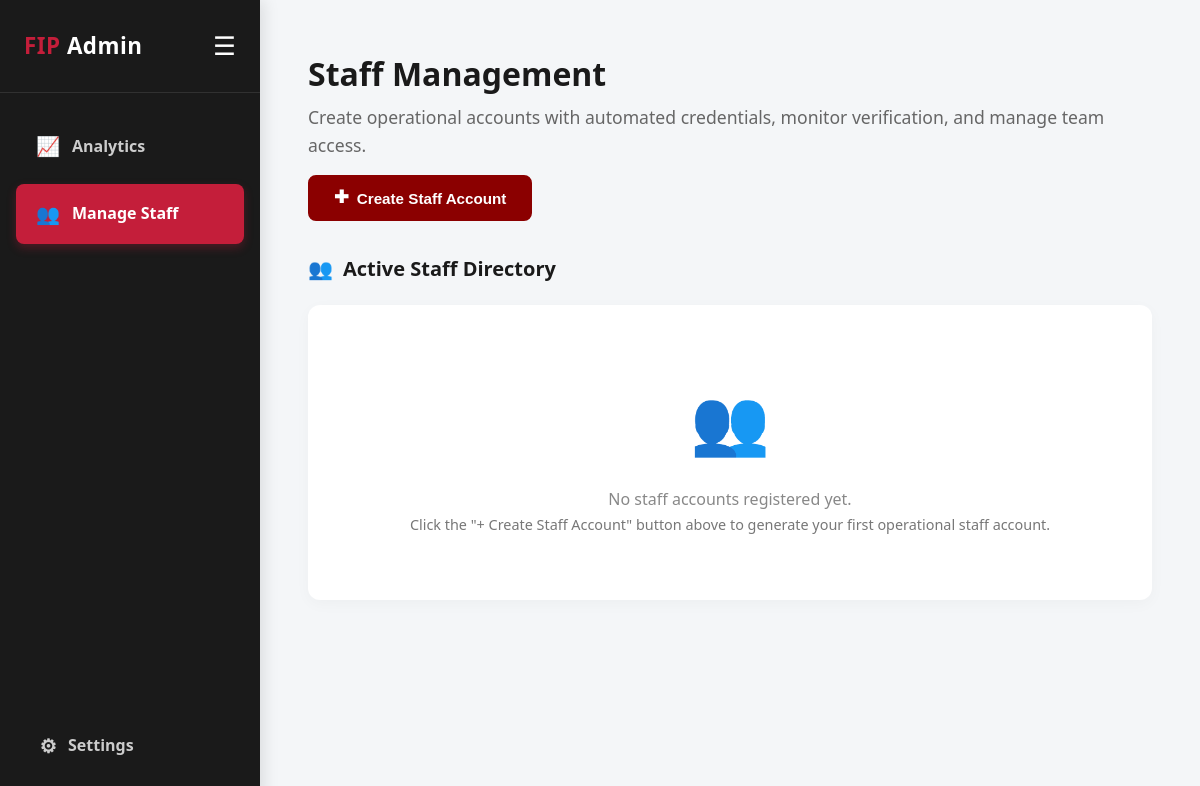
The app's page /manage-staff (signed in), older data.
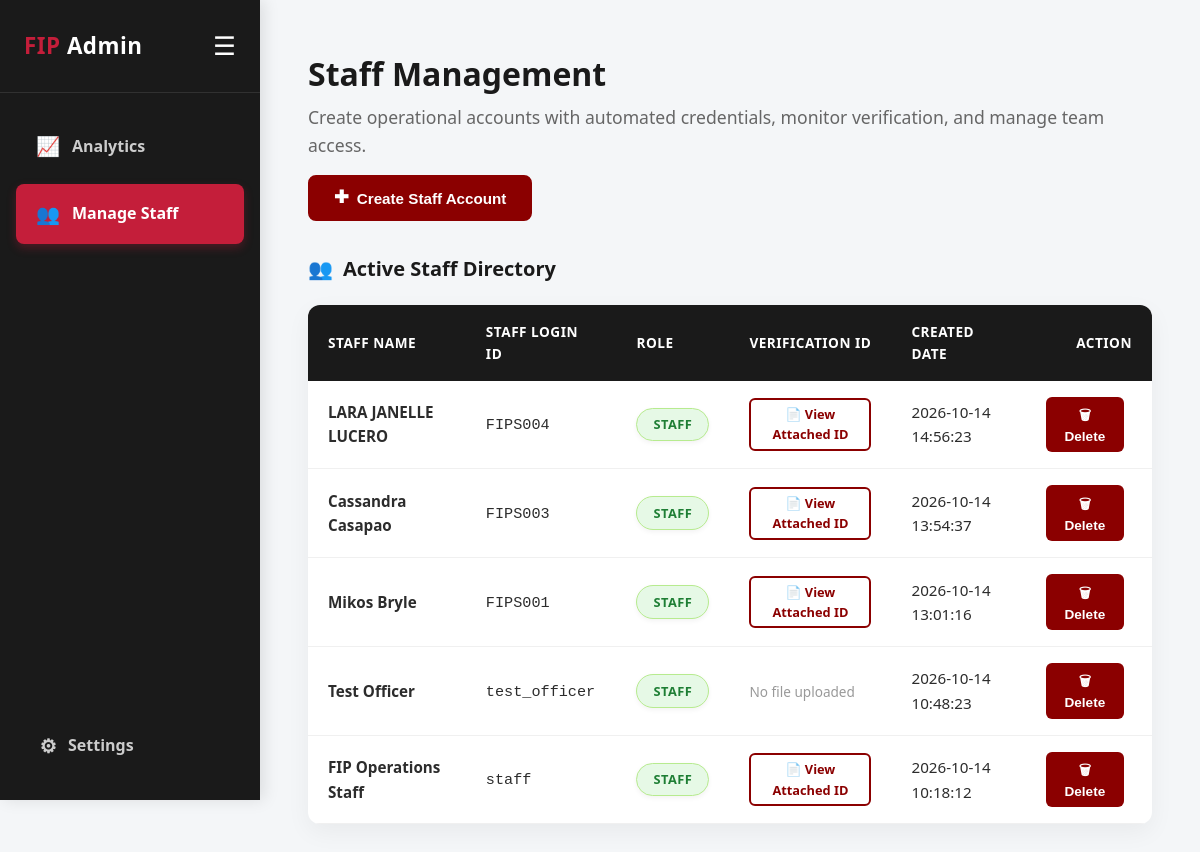
The same page, newer data.
### tables this page shows
CREATE TABLE fip_team (
            id            INTEGER PRIMARY KEY AUTOINCREMENT,
            username      TEXT    UNIQUE NOT NULL,
            password_hash TEXT    NOT NULL,
            full_name     TEXT    NOT NULL,
            role          TEXT    NOT NULL DEFAULT 'staff',
            created_at    TEXT    NOT NULL
        , id_file_path TEXT, id_type TEXT, verification_status TEXT NOT NULL DEFAULT 'Unverified', selfie_file_path TEXT);

### app.py (the view, shortened to what this page needs)
@app.route("/admin/manage-staff", methods=["GET", "POST"])
@app.route("/manage-staff", methods=["GET", "POST"])
@login_required
@admin_required
def manage_staff():
    db = get_db()
    new_staff_info = session.pop("latest_created_staff", None)
    staff_members = db.execute(
        "SELECT id, username, full_name, role, id_file_path, verification_status, created_at FROM fip_team WHERE role = 'staff' ORDER BY created_at DESC"
    ).fetchall()
    return render_template("manage_staff.html",
                           active_tab="manage_staff",
                           staff_members=staff_members,
                           new_staff_info=new_staff_info)

### app.py (called while the page is built)
def get_db():
    if "db" not in g:
        g.db = sqlite3.connect(DATABASE)
        g.db.row_factory = sqlite3.Row
        g.db.execute("PRAGMA journal_mode=WAL")
    return g.db

def login_required(f):
    @wraps(f)
    def decorated(*args, **kwargs):
        if "team_user_id" not in session and "user_id" not in session:
            flash("Please log in to access this page.", "error")
            return redirect(url_for("login"))
        return f(*args, **kwargs)
    return decorated

def admin_required(f):
    @wraps(f)
    def decorated(*args, **kwargs):
        if "team_user_id" not in session and "user_id" not in session:
            flash("Please log in to access this page.", "error")
            return redirect(url_for("login"))
        role = session.get("role") or session.get("team_role")
        if role != "admin":
            flash("Access denied. Admin privileges required.", "error")
            return redirect(url_for("staff_dashboard"))
        return f(*args, **kwargs)
    return decorated

### templates/manage_staff.html (shortened to what this page needs)
{% extends "admin_base.html" %}
{% block content %}
    <div style="display: flex; justify-content: space-between; align-items: flex-start; margin-bottom: 2rem; flex-wrap: wrap; gap: 1rem;">
        <div>
            <h2 class="section-title" style="text-align: left; margin-bottom: 0.25rem;">Staff Management</h2>
            <p class="section-subtitle" style="text-align: left; margin-bottom: 0;">Create operational accounts with automated credentials, monitor verification, and manage team access.</p>
        </div>
        <div>
            <button type="button" class="btn btn-primary" onclick="openStaffModal()" style="display: inline-flex; align-items: center; gap: 8px; padding: 0.75rem 1.5rem; font-size: 0.95rem;">
                <span style="font-size: 1.1rem; line-height: 1;">&#10010;</span> Create Staff Account
            </button>
        </div>
    </div>
    <div style="margin-bottom: 3rem;">
        <h3 style="margin-top: 0; margin-bottom: 1.25rem; color: #1a1a1a; display: flex; align-items: center; gap: 10px; font-size: 1.25rem;">
            <span>&#128101;</span> Active Staff Directory
        </h3>
        {% if staff_members %}
        <div class="table-wrapper">
            <table class="data-table">
                <thead>
                    <tr>
                        <th>Staff Name</th>
                        <th>Staff Login ID</th>
                        <th>Role</th>
                        <th>Verification ID</th>
                        <th>Created Date</th>
                        <th style="text-align: right;">Action</th>
                    </tr>
                </thead>
                <tbody>
                    {% for staff in staff_members %}
                    <tr>
                        <td>
                            <strong>{{ staff.full_name }}</strong>
                        </td>
                        <td>
                            <code>{{ staff.username }}</code>
                        </td>
                        <td>
                            <span class="status-badge status-approved">Staff</span>
                        </td>
                        <td>
                            {% if staff.id_file_path %}
                                <a href="{{ url_for('view_staff_id', filename=staff.id_file_path) }}" target="_blank" class="btn btn-outline btn-sm" style="padding: 0.25rem 0.65rem; font-size: 0.8rem; display: inline-flex; align-items: center; gap: 4px;">
                                    &#128196; View Attached ID
                                </a>
                            {% else %}
                                <span class="text-muted" style="font-size: 0.85rem;">No file uploaded</span>
                            {% endif %}
                        </td>
                        <td>
                            {{ staff.created_at }}
                        </td>
                        <td style="text-align: right;">
                            <form method="POST" action="{{ url_for('delete_staff', user_id=staff.id) }}" class="inline-form" onsubmit="return confirm('Are you sure you want to delete staff account {{ staff.username }}?');">
                                <button type="submit" class="btn btn-decline btn-sm" title="Remove staff member">
                                    &#128465; Delete
                                </button>
                            </form>
                        </td>
                    </tr>
                    {% endfor %}
                </tbody>
            </table>
        </div>
        {% else %}
        <div class="empty-state">
            <div class="empty-icon">&#128101;</div>
            <p>No staff accounts registered yet.</p>
            <p style="font-size: 0.9rem; color: #777;">Click the "+ Create Staff Account" button above to generate your first operational staff account.</p>
        </div>
        {% endif %}
    </div>
{% endblock %}

### templates/admin_base.html (shortened to what this page needs)
<!DOCTYPE html>
<html lang="en">
<head>
    <link rel="stylesheet" href="{{ url_for('static', filename='css/style.css') }}">
</head>
<body class="admin-body">
    <div class="admin-wrapper">
        <aside class="sidebar" id="sidebar">
            <div class="sidebar-header">
                <div class="sidebar-brand">
                    <h2><span class="logo-accent">FIP</span><span class="sidebar-text"> {% if session.get('role') == 'admin' or session.get('team_role') == 'admin' %}Admin{% else %}Staff{% endif %}</span></h2>
                </div>
                <button class="toggle-btn" onclick="toggleSidebar()" title="Toggle Sidebar">&#9776;</button>
            </div>
            <ul class="sidebar-menu">
                {% if session.get('role') == 'admin' or session.get('team_role') == 'admin' %}
                <li>
                    <a href="{{ url_for('admin_analytics') }}" class="{% if active_tab == 'analytics' %}active{% endif %}" title="Analytics">
                        <span class="sidebar-icon">&#128200;</span>
                        <span class="sidebar-text">Analytics</span>
                    </a>
                </li>
                <li>
                    <a href="{{ url_for('manage_staff') }}" class="{% if active_tab == 'manage_staff' %}active{% endif %}" title="Manage Staff">
                        <span class="sidebar-icon">&#128101;</span>
                        <span class="sidebar-text">Manage Staff</span>
                    </a>
                </li>
                {% endif %}
                <li style="margin-top: auto;">
                    <div class="settings-menu" style="display: block;">
                        <a href="javascript:void(0)" class="gear-icon" onclick="toggleDropdown()" title="Settings" style="display: flex; align-items: center; justify-content: flex-start; gap: 8px;">
                            <span class="sidebar-icon">&#9881;</span>
                            <span class="sidebar-text">Settings</span>
                        </a>
                    </div>
                </li>
            </ul>
        </aside>
        <main class="admin-main">
            {% block content %}{% endblock %}
        </main>
    </div>
</body>
</html>

### static/css/style.css (style rules this page uses)
*, *::before, *::after { margin: 0; padding: 0; box-sizing: border-box; }
html { scroll-behavior: smooth; }
body { font-family: 'Segoe UI', Tahoma, Geneva, Verdana, sans-serif; background-color: #f8f9fa; color: #2c2c2c; line-height: 1.6; min-height: 100vh; display: flex; flex-direction: column; }
a { text-decoration: none; color: inherit; }
.logo-accent { color: #C41E3A; font-weight: 800; }
.section-title { text-align: center; font-size: 2rem; margin-bottom: 0.5rem; color: #1a1a1a; font-weight: 700; }
.section-subtitle { text-align: center; color: #666; margin-bottom: 3rem; font-size: 1.1rem; }
.btn { display: inline-block; padding: 0.75rem 1.75rem; border-radius: 8px; font-size: 1rem; font-weight: 600; cursor: pointer; border: 2px solid transparent; transition: all 0.3s ease; text-align: center; }
.btn-primary { background-color: #8B0000; color: #fff; border-color: #8B0000; }
.btn-outline { background: transparent; color: #8B0000; border-color: #8B0000; }
.btn-sm { padding: 0.4rem 0.85rem; font-size: 0.85rem; border-radius: 6px; }
.btn-decline { background-color: #8B0000; color: #fff; }
.admin-body { background-color: #f4f6f8; margin: 0; padding: 0; }
.admin-wrapper { display: flex; min-height: 100vh; }
.sidebar { width: 260px; height: 100vh; position: sticky; top: 0; background-color: #1a1a1a; color: #fff; display: flex; flex-direction: column; box-shadow: 4px 0 15px rgba(0,0,0,0.1); z-index: 10; transition: width 0.3s ease; }
.sidebar-header { padding: 1.75rem 1.5rem; border-bottom: 1px solid rgba(255, 255, 255, 0.1); display: flex; align-items: center; justify-content: space-between; gap: 15px; }
.sidebar-header h2 { font-size: 1.4rem; font-weight: 800; letter-spacing: 0.5px; margin: 0; }
.toggle-btn { background: none; border: none; color: #fff; font-size: 1.6rem; cursor: pointer; transition: color 0.3s ease; padding: 0; }
.sidebar-menu { list-style: none; padding: 1.5rem 0; display: flex; flex-direction: column; gap: 0.5rem; flex: 1; }
.sidebar-menu li a { display: flex; align-items: center; gap: 12px; padding: 0.9rem 1.25rem; margin: 0 1rem; border-radius: 8px; color: #ccc; font-size: 1rem; font-weight: 600; transition: all 0.3s ease; }
.sidebar-icon { font-size: 1.2rem; min-width: 24px; text-align: center; }
.sidebar-menu li a.active { background-color: #C41E3A; color: #fff; box-shadow: 0 4px 10px rgba(196, 30, 58, 0.3); }
.admin-main { flex: 1; padding: 3rem; overflow-y: auto; }
.settings-menu { position: relative; display: inline-block; }
.gear-icon { font-size: 1.6rem; color: #888; cursor: pointer; transition: all 0.3s ease; user-select: none; }
.status-badge { display: inline-block; padding: 0.35rem 1rem; border-radius: 20px; font-size: 0.8rem; font-weight: 800; text-transform: uppercase; letter-spacing: 0.5px; box-shadow: 0 2px 5px rgba(0,0,0,0.05); }
.status-approved { background-color: #e6f9e6; color: #1e7e34; border: 1px solid #b7eb8f; }
.table-wrapper { overflow-x: auto; background: #fff; border-radius: 12px; border: none; box-shadow: 0 8px 25px rgba(0,0,0,0.05); }
.data-table { width: 100%; border-collapse: collapse; font-size: 0.95rem; }
.data-table thead { background-color: #1a1a1a; color: #fff; }
.data-table th { padding: 1rem 1.25rem; text-align: left; font-weight: 700; font-size: 0.85rem; text-transform: uppercase; letter-spacing: 0.5px; }
.data-table td { padding: 1rem 1.25rem; border-bottom: 1px solid #f0f0f0; vertical-align: middle; }
.inline-form { display: inline-block; margin-right: 0.5rem; }
.text-muted { color: #999; font-size: 0.9rem; }

Row changes from the older to the newer data that the page shows:
added fip_team: full_name "LARA JANELLE LUCERO", username "FIPS004", created_at "2026-10-14 14:56:23"
added fip_team: full_name "Cassandra Casapao", username "FIPS003", created_at "2026-10-14 13:54:37"
added fip_team: full_name "Mikos Bryle", username "FIPS001", created_at "2026-10-14 13:01:16"
added fip_team: full_name "Test Officer", username "test_officer", shows "No file uploaded", created_at "2026-10-14 10:48:23"
added fip_team: full_name "FIP Operations Staff", username "staff", created_at "2026-10-14 10:18:12"
Text that changed along with them:
text no longer shown: "👥 No staff accounts registered yet. Click the \"+ Create Staff Account\" button above to generate your first operational staff account."
text now shown: "STAFF NAME STAFF LOGIN ID ROLE VERIFICATION ID CREATED DATE ACTION"
